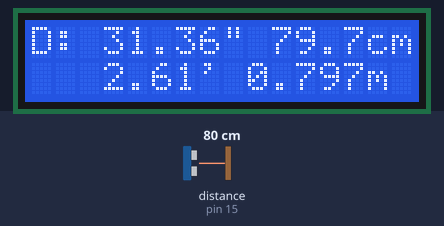
The sketch below on a simulated Arduino Uno, built with avr-gcc and run on an emulated ATmega328P. Parts: 16×2 character LCD. Wiring (inferred from the names in the program): ultrasonic range finder: trigger pin 14; echo pin 15. Inputs (shaded band) come from the test bench; at power-on: distance to the obstacle (sensor on pin 15) 80 cm. The echo pulse lasts 58.3 µs per cm.

Above: at 1.2 s.
1.3 s: distance to the obstacle (sensor on pin 15) set to 2 cm
At 2.4 s:
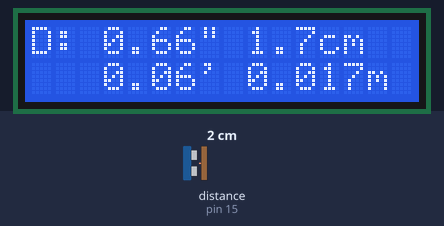
4.0 s: distance to the obstacle (sensor on pin 15) set to 18 cm
At 4.4 s:
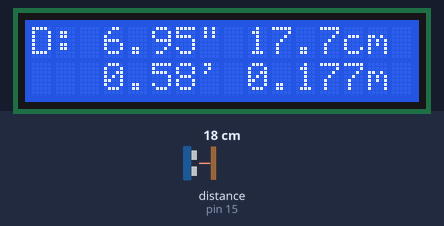
7.6 s: distance to the obstacle (sensor on pin 15) set to 4 cm
At 9.5 s:
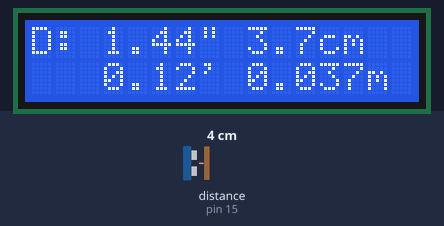
Timing chart, 0 to 11.0 s (numbered marks = the images above; inputs shaded):
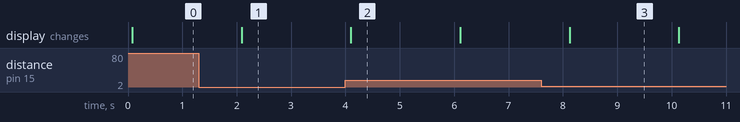

The sketch:

UltraRange.ino
```cpp
// Includes
#include <LiquidCrystal.h>

// Defines.
#define TRIGGER  14
#define ECHO  15
#define MS_BETWEEN_READINGS  2000

// Global variables
LiquidCrystal Display(8, 9, 10, 11, 12, 13);

void setup() {
  // Define the number of columns and rows of the LCD.
  Display.begin(16, 2);
  pinMode(TRIGGER, OUTPUT);
  pinMode(ECHO, INPUT);
}

void ResetLCDLine(byte pnLineIndex) {
  Display.setCursor(0, pnLineIndex);
  Display.print("                ");
  Display.setCursor(0, pnLineIndex);
}

float GetDistanceInches() {
  int lnPulseTravelTime;
  digitalWrite(TRIGGER, LOW);
  delayMicroseconds(10);
  digitalWrite(TRIGGER, HIGH);
  delayMicroseconds(10);
  digitalWrite(TRIGGER, LOW);
  lnPulseTravelTime = pulseIn(ECHO, HIGH);
  return (lnPulseTravelTime/2) / 74.07;
}

void RangeInfo() {
  byte lnDecFormat = 1;
  float lnDistanceInches;
  lnDistanceInches = GetDistanceInches();
  ResetLCDLine(0);
  Display.print("D: ");
  Display.print(lnDistanceInches, 2);
  Display.print((char)34);
  Display.print(" ");
  if (lnDistanceInches * 2.54 > 100) {lnDecFormat = 0;}
  Display.print(lnDistanceInches * 2.54, lnDecFormat);
  Display.print("cm ");
  ResetLCDLine(1);
  Display.print("   ");
  Display.print(lnDistanceInches/12, 2);
  Display.print((char)39);
  Display.print(" ");
  Display.print(lnDistanceInches * 0.0254, 3);
  Display.print("m ");
}

void loop() {
  RangeInfo();
  delay(MS_BETWEEN_READINGS);
}
```

Measured:
- after the input at 1.3 s, the display: changes after 0.79 s (image 1)
- after the input at 4.0 s, the display: changes after 0.10 s (image 2)
- after the input at 7.6 s, the display: changes after 0.52 s (image 3)
- what the display in image 2 shows lasts 2.0 s, from 4.1 s to 6.1 s
